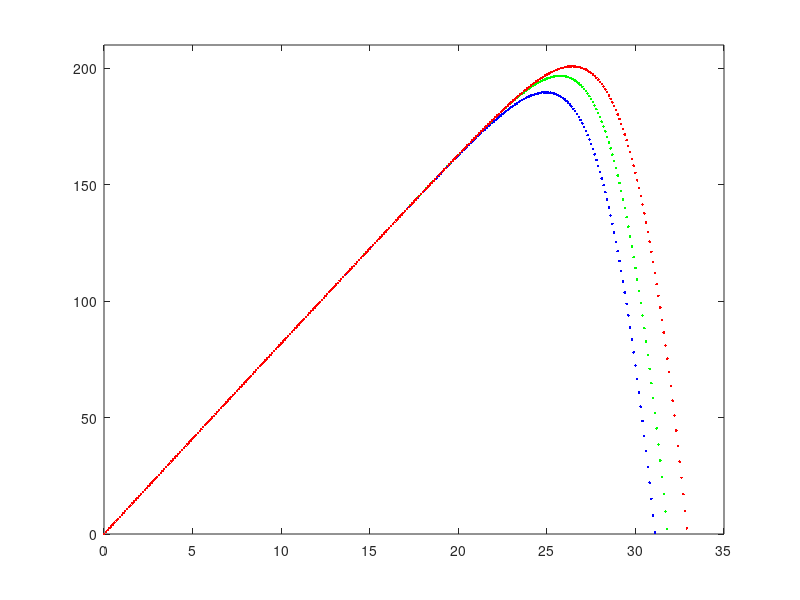

MATLAB code to generate this figure:
% PV Model 12/1/2018
clc;
clear all;
K=1.38065e-23; %Boltzmann constant
q=1.602e-19; %Charge ofelectron
Iscn=8.21; %Nominal sc current
Vocn=32.9; %Nominal oc voltage
Kv=-0.123; %Temperature voltage constant
K1=0.0032;%Temperature current constant
Ns=54; %No of series connected cells
T=25+273; %Operating temperature
Tn=25+273; %Nominall temperature
Gn=1000; %Nominal irradiance
a1=1.1; %diode constant
a2=1.2;
a3=1.3;
Eg=1.12; %silicon band gap
G=1000; %Actual irraiance
Rs=0.22; %Series resistance
Rp=415; %Shunt resistance

Vtn=Ns*K*Tn/q;
Ion1=Iscn/(exp(Vocn/(a1*Vtn))-1);
Io1=Ion1*((T/Tn)^3)*exp((q*Eg/(a1*K))*((1/Tn)-(1/T)));
Ion2=Iscn/(exp(Vocn/(a2*Vtn))-1);
Io2=Ion2*((T/Tn)^3)*exp((q*Eg/(a2*K))*((1/Tn)-(1/T)));
Ion3=Iscn/(exp(Vocn/(a3*Vtn))-1);
Io3=Ion3*((T/Tn)^3)*exp((q*Eg/(a3*K))*((1/Tn)-(1/T)));
Ipvn=Iscn;
Ipv=(G/Gn)*(Ipvn+K1*(T-Tn));
Vt=Ns*K*T/q;
I=zeros(330,1);
i=1;
I(1,1)=0;
for V=0:0.1:32.9
 I_part=Io1*(exp((V+(I(i,1)*Rs))/(Vt*a1))-1)+Io2*(exp((V+(I(i,1)*Rs))/(Vt*a2))-1)...
     +Io3*(exp((V+(I(i,1)*Rs))/(Vt*a3))-1)+((V+(Rs*I(i,1)))/Rp);
 I(i+1)=Ipv-I_part;
  V1(i)=V;
 P(i)=V*I(i);
 i=i+1;
end
V1(i)=V1(i-1);
P(i)=P(i-1);
%plot(V1,I,'.b')
plot(V1,P,'.b') 
axis([0 35 0 210])
%max(V)
max(P)

hold on


K=1.38065e-23; %Boltzmann constant
q=1.602e-19; %Charge ofelectron
Iscn=8.21; %Nominal sc current
Vocn=32.9; %Nominal oc voltage
Kv=-0.123; %Temperature voltage constant
K1=0.0032;%Temperature current constant
Ns=54; %No of series connected cells
T=25+273; %Operating temperature
Tn=25+273; %Nominall temperature
Gn=1000; %Nominal irradiance
a=1.3; %diode constant
Eg=1.12; %silicon band gap
G=1000; %Actual irraiance
Rs=0.22; %Series resistance
Rp=415; %Shunt resistance

Vtn=Ns*K*Tn/q;
Ion1=Iscn/(exp(Vocn/(a1*Vtn))-1);
Io1=Ion1*((T/Tn)^3)*exp((q*Eg/(a1*K))*((1/Tn)-(1/T)));
Ion2=Iscn/(exp(Vocn/(a2*Vtn))-1);
Io2=Ion2*((T/Tn)^3)*exp((q*Eg/(a2*K))*((1/Tn)-(1/T)));
Ipvn=Iscn;
Ipv=(G/Gn)*(Ipvn+K1*(T-Tn));
Vt=Ns*K*T/q;
I=zeros(330,1);
i=1;
I(1,1)=0;
for V=0:0.1:32.9
 I_part=Io1*(exp((V+(I(i,1)*Rs))/(Vt*a1))-1)+Io2*(exp((V+(I(i,1)*Rs))/(Vt*a2))-1)...
     +((V+(Rs*I(i,1)))/Rp);
 I(i+1)=Ipv-I_part;
  V1(i)=V;
 P(i)=V*I(i);
 i=i+1;
end
V1(i)=V1(i-1);
P(i)=P(i-1);
%plot(V1,I,'.g')
plot(V1,P,'.g') 
%max(V)
max(P)




K=1.38065e-23; %Boltzmann constant
q=1.602e-19; %Charge ofelectron
Iscn=8.21; %Nominal sc current
Vocn=32.9; %Nominal oc voltage
Kv=-0.123; %Temperature voltage constant
K1=0.0032;%Temperature current constant
Ns=54; %No of series connected cells
T=25+273; %Operating temperature
Tn=25+273; %Nominall temperature
Gn=1000; %Nominal irradiance
a=1.3; %diode constant
Eg=1.12; %silicon band gap
G=1000; %Actual irraiance
Rs=0.22; %Series resistance
Rp=415; %Shunt resistance

Vtn=Ns*K*Tn/q;
Ion=Iscn/(exp(Vocn/(a*Vtn))-1);
Io=Ion*((T/Tn)^3)*exp((q*Eg/(a*K))*((1/Tn)-(1/T)));
Ipvn=Iscn;
Ipv=(G/Gn)*(Ipvn+K1*(T-Tn));
Vt=Ns*K*T/q;
I=zeros(330,1);
i=1;
I(1,1)=0;
for V=0:0.1:32.9
 I_part=Io*(exp((V+(I(i,1)*Rs))/(Vt*a))-1)+((V+(Rs*I(i,1)))/Rp);
 I(i+1)=Ipv-I_part;
 
 V1(i)=V;
 P(i)=V*I(i);
 i=i+1;
end
V1(i)=V1(i-1);
P(i)=P(i-1);
%plot(V1,I,'.r')
plot(V1,P,'.r') 
%max(V)
max(P)